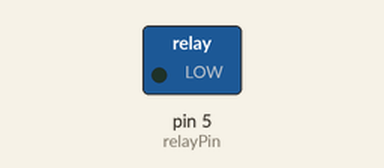
The sketch below on a simulated Arduino Uno, built with avr-gcc and run on an emulated ATmega328P. Shown: switched loads named in the sketch (green lamp = pin HIGH).

Above: at 5.0 s.
At 15.0 s:
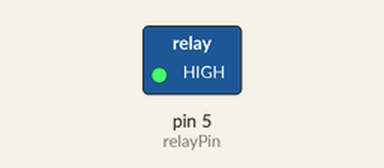
Timing chart, 0 to 26.0 s (numbered marks = the images above):
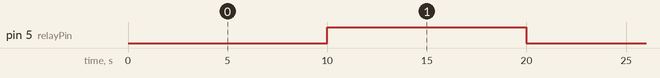

Measured:
- by itself, pin 5 (relayPin): alternates HIGH for 10.0 s and LOW for 10.0 s

The sketch:

testRelay.ino
```cpp
const int relayPin = 5;
unsigned long previousMillis = 0;
const long interval = 10000; // 3 detik

bool relayState = false;

void setup() {
  pinMode(relayPin, OUTPUT);
}

void loop() {
  unsigned long currentMillis = millis();

  if (currentMillis - previousMillis >= interval) {
    previousMillis = currentMillis;

    relayState = !relayState; // toggle state
    digitalWrite(relayPin, relayState ? HIGH : LOW);
  }
}
```
